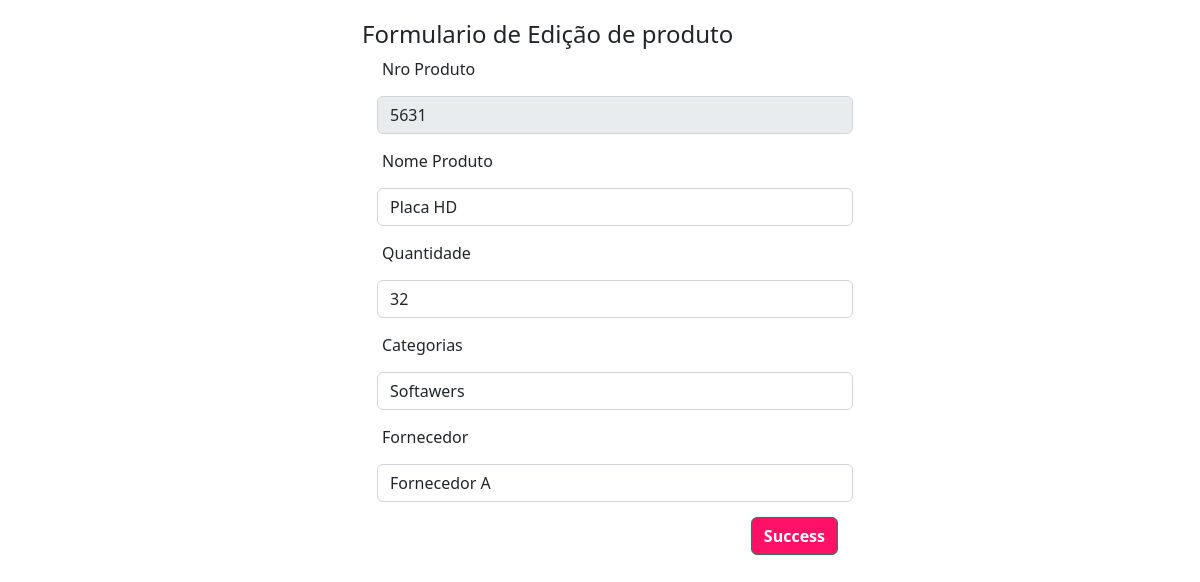
The app's page /editar_produto.php?id=7 with its own data.
### tables this page shows
CREATE TABLE IF NOT EXISTS `estoque` (
  `id_estoque` int(11) NOT NULL AUTO_INCREMENT,
  `nroproduto` int(11) NOT NULL,
  `nomeproduto` varchar(200) NOT NULL,
  `categoria` varchar(200) NOT NULL,
  `quantidade` int(11) NOT NULL,
  `fornecedor` varchar(200) NOT NULL,
  PRIMARY KEY (`id_estoque`)
);

### editar_produto.php (the view, shortened to what this page needs)
<?php
include "conexao.php";
$id = $_GET['id'];
$sql = "SELECT * FROM estoque WHERE id_estoque = $id ";
$edit = mysqli_query($conexao, $sql);
while($array = mysqli_fetch_array($edit)){
	$categoria = $array['categoria'];
	$fornecedor = $array['fornecedor'];
	?>
	<!DOCTYPE html>
	<html>
	<head>
		<link href="https://cdn.jsdelivr.net/npm/bootstrap@5.2.3/dist/css/bootstrap.min.css" rel="stylesheet">
	</head>
	<body>
		<div id="TamanhoContainer" class="container" style="margin-top: 20px">
			<form action="update_produto.php" method="post" style="margin-top: 20px">
				<h4>Formulario de Edição de produto</h4>
				<div class="form-group">
					<label>Nro Produto</label>
					<input type="number" class="form-control"  placeholder="Numero do Produto" name="nroproduto" value="<?php echo $array['nroproduto']?>" disabled>
				</div>
				<div class="form-group">
					<label>Nome Produto</label>
					<input type="text" class="form-control"  placeholder="Nome do Produto" name="nomeproduto" value="<?php echo $array['nomeproduto']?>">
				</div>
				<div class="form-group">
					<label>Quantidade</label>
					<input type="number" class="form-control"  placeholder="Quantidade" name="quantidade" value="<?php echo $array['quantidade']?>">
				</div>
				<div class="form-group">
					<label for="exampleFormControlSelect1">Categorias</label>
					<select class="form-control" name="categoria" value="<?php echo $categoria?>">
						<option>Softawers</option>
						<option>Periféricos</option>					</select>
					</div>
					<div class="form-group">
						<label >Fornecedor</label>
						<select class="form-control" name="fornecedor" value="<?php echo $fornecedor?>">
							<option>Fornecedor A</option>
						</select>
					</div>
					<div style="text-align: right;" >
						<button type="submit" type="button" id="botao" class="btn btn-success">Success</button>
					</div>
				<?php } ?>
			</form>
		</div>
	</body>
	</html>

### editar_produto.php (style rules this page uses)
#TamanhoContainer { width: 500px; }
#botao { background-color: #FF1168; font-weight: bold; }
.form-control { margin: 15px; }
label { margin-left: 20px; }

### records on screen
estoque: nroproduto "5631", nomeproduto "Placa HD", quantidade "32", categoria "Softawers", fornecedor "Fornecedor A"
